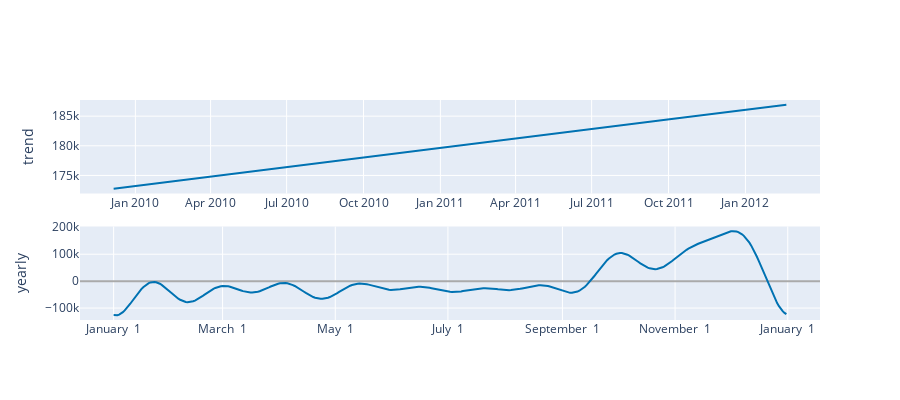

The notebook cell saved with this chart:
### Markdown cell above
Plotting the components of the forecast showing the trend and yearly seasonality.

### Code cell
plot_components_plotly(m, forecast)

### Figure 1 — Plotly figure (JSON) as saved in the notebook; plotly's stock layout.template omitted (floating-point values rounded to 4 significant figures; data arrays with more than 128 entries replaced by an {"elided": "..."} marker saying what was removed)
{"data": [{"line": {"color": "#0072B2", "width": 2}, "mode": "lines", "name": "trend", "type": "scatter", "x": {"elided": "176 str values"}, "xaxis": "x", "y": {"elided": "176 float values"}, "yaxis": "y"}, {"line": {"color": "rgba(0, 114, 178, 0.2)", "width": 0}, "mode": "lines", "name": "trend_upper", "type": "scatter", "x": {"elided": "176 str values"}, "xaxis": "x", "y": {"elided": "176 float values"}, "yaxis": "y"}, {"fill": "tonexty", "fillcolor": "rgba(0, 114, 178, 0.2)", "line": {"color": "rgba(0, 114, 178, 0.2)", "width": 0}, "mode": "lines", "name": "trend_lower", "type": "scatter", "x": {"elided": "176 str values"}, "xaxis": "x", "y": {"elided": "176 float values"}, "yaxis": "y"}, {"line": {"color": "#0072B2", "width": 2}, "mode": "lines", "name": "yearly", "type": "scatter", "x": {"elided": "365 str values"}, "xaxis": "x2", "y": {"elided": "365 float values"}, "yaxis": "y2"}], "layout": {"height": 400, "showlegend": false, "width": 900, "xaxis": {"anchor": "y", "domain": [0, 1], "range": ["2009-10-26T18:00:00", "2012-03-30T06:00:00"], "type": "date"}, "xaxis2": {"anchor": "y2", "domain": [0, 1], "range": ["2016-12-13T18:54:02.958904115", "2018-01-18T11:04:57.863013581"], "tickformat": "%B %e", "type": "date"}, "yaxis": {"anchor": "x", "domain": [0.575, 1], "rangemode": "normal", "title": {"text": "trend"}, "zerolinecolor": "#AAA"}, "yaxis2": {"anchor": "x2", "domain": [0, 0.425], "title": {"text": "yearly"}, "zerolinecolor": "#AAA"}}}
